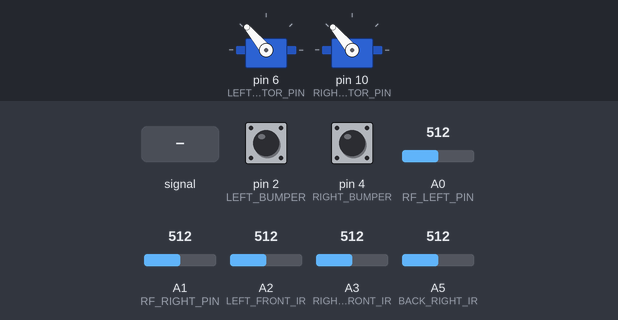
A sketch run on a simulated Arduino Uno, built with avr-gcc and run on an emulated ATmega328P. Parts: 2 × servo. The inputs (shaded band) are chosen by the test bench; at power-on: A0 (RF_LEFT_PIN) = 512, A3 (RIGHT_FRONT_IR) = 512, pin 2 (LEFT_BUMPER) LOW, pin 4 (RIGHT_BUMPER) LOW, A1 (RF_RIGHT_PIN) = 512, A2 (LEFT_FRONT_IR) = 512, A5 (BACK_RIGHT_IR) = 512.

Above: at 1.2 s.
1.3 s: A3 (RIGHT_FRONT_IR) fed a 200 Hz sine of ±255 counts around its level
At 1.6 s:
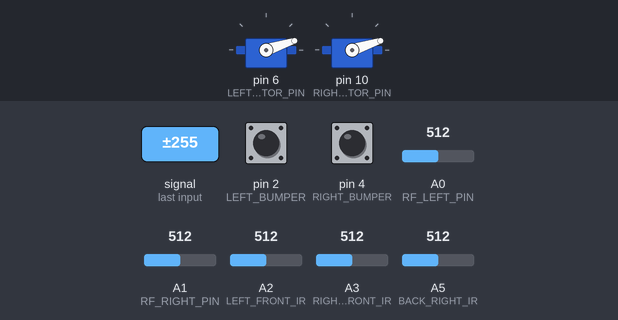
4.3 s: A0 (RF_LEFT_PIN) set to 140
7.3 s: A3 (RIGHT_FRONT_IR) set to 306
At 8.4 s:
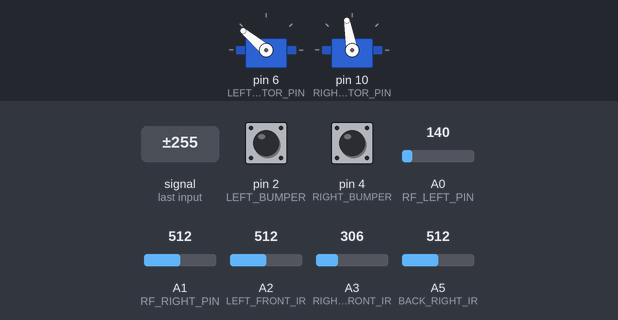
8.9 s: pin 2 (LEFT_BUMPER) pulled HIGH for 1 s
At 9.73 s:
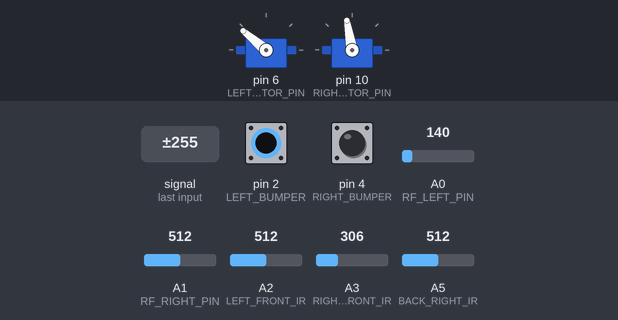
11.4 s: pin 4 (RIGHT_BUMPER) pulled HIGH for 3.2 s
At 12.39 s:
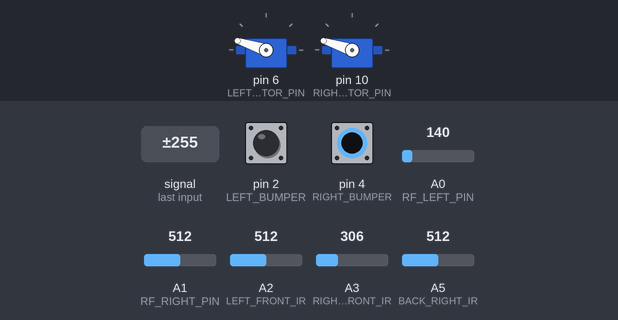
16.1 s: pin 2 (LEFT_BUMPER) pulled HIGH for 3.2 s
At 19.8 s:
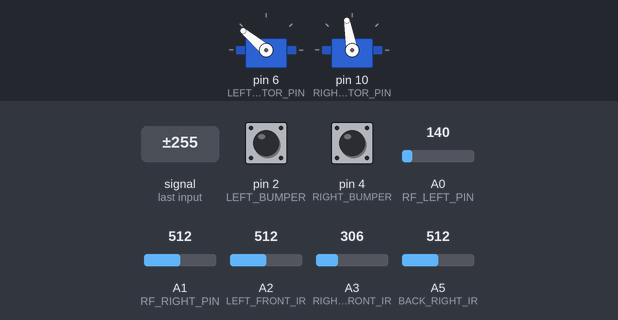
Timing chart, 0 to 21.3 s (numbered marks = the images above; inputs shaded):
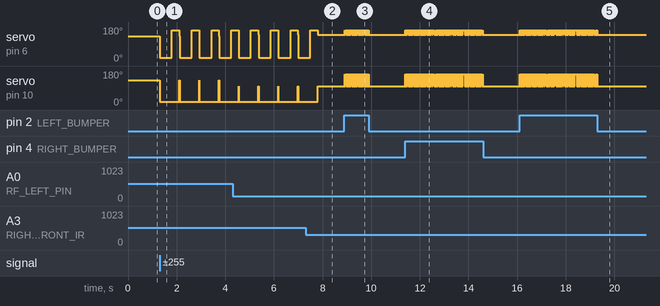

Measured:
- after the input at 1.3 s, servo on pin 6 (LEFT_MOTOR_PIN): 130° → 18° at once, then repeats every 0.81 s: 162° 0.30 s, 130° 0.01 s, 18° 0.50 s; servo on pin 10 (RIGHT_MOTOR_PIN): 130° → 18° at once
- after the input at 7.3 s, servo on pin 6 (LEFT_MOTOR_PIN): goes on until 7.8 s, then stays 140°; servo on pin 10 (RIGHT_MOTOR_PIN): goes on until 7.8 s, then stays 100°
- after the input at 8.9 s, servo on pin 6 (LEFT_MOTOR_PIN): alternates 162° for 0.02 s and 140° for 0.02 s, 46 changes in all, then stays 140°, starting at once; servo on pin 10 (RIGHT_MOTOR_PIN): alternates 162° for 0.02 s and 100° for 0.02 s, 46 changes in all, then stays 100°, starting at once
- after the input at 11.4 s, servo on pin 6 (LEFT_MOTOR_PIN): goes 53 × (162° 0.02 s, 140° 0.02 s), 162° 0.07 s, 17 × (140° 0.02 s, 162° 0.02 s), then 140°, starting at once; servo on pin 10 (RIGHT_MOTOR_PIN): goes 53 × (162° 0.02 s, 100° 0.02 s), 162° 0.07 s, 17 × (100° 0.02 s, 162° 0.02 s), then 100°, starting at once
- after the input at 16.1 s, servo on pin 6 (LEFT_MOTOR_PIN): goes 51 × (162° 0.02 s, 140° 0.02 s), 162° 0.07 s, 19 × (140° 0.02 s, 162° 0.02 s), then 140°, starting at once; servo on pin 10 (RIGHT_MOTOR_PIN): goes 51 × (162° 0.02 s, 100° 0.02 s), 162° 0.07 s, 19 × (100° 0.02 s, 162° 0.02 s), then 100°, starting at once

The sketch:

sumobot.ino
```cpp
#include <Servo.h>

#include "bumper.h"
#include "infrared.h"
#include "range_finder.h"
#include "scorpion_xl.h"

void setup()
{
  int i;
  Serial.begin(9600);
  // BUMPER
  pinMode(LEFT_BUMPER, INPUT);
  pinMode(RIGHT_BUMPER, INPUT);
  // FRONT IR
  pinMode(LEFT_FRONT_IR, INPUT);
  pinMode(RIGHT_FRONT_IR, INPUT);

  // BACK IR
  pinMode(BACK_LEFT_IR, INPUT);
  pinMode(BACK_RIGHT_IR, INPUT);

  // RANGE FINDER
  pinMode(RF_RIGHT_PIN, INPUT);
  pinMode(RF_RIGHT_PIN, INPUT);

  // SCORPION XL
  left_motor.attach(LEFT_MOTOR_PIN);
  right_motor.attach(RIGHT_MOTOR_PIN);
}

int b_left_go = 0;
int b_right_go = 0;
int ir_left_go = 0;
int ir_right_go = 0;
int ir_back_go = 0;

int b_left_stop = 0;
int b_right_stop = 0;
int ir_left_stop = 0;
int ir_right_stop = 0;
int ir_back_stop = 0;

void loop()
{
  // Sweep
  int rf_left_reading = analogRead(RF_LEFT_PIN);
  int rf_right_reading = analogRead(RF_RIGHT_PIN);
  //field_index = sweep();
  // scan_field[field_index] = analogRead(RFINDER_PIN);

  // Bumper
  if(digitalRead(LEFT_BUMPER)) b_left_go++;
  else b_left_stop++;

  if(digitalRead(RIGHT_BUMPER)) b_right_go++;
  else b_right_stop++;

  // Infrared
  if(toDigital(LEFT_FRONT_IR)) ir_left_go++;
  else ir_left_stop++;

  if(toDigital(RIGHT_FRONT_IR)) ir_right_go++;
  else ir_right_stop++;

  if(toDigital(BACK_RIGHT_IR)) ir_back_go++;
  else ir_back_stop++;

  if(toDigital(BACK_LEFT_IR)) ir_back_go++;
  else ir_back_stop++;

  if(b_left_stop > 10 || b_right_stop > 10){
    b_left_go = 0; b_left_stop = 0;
    b_right_go = 0; b_right_stop = 0;
  }

  if (ir_back_go > 2){
    ir_back_go = 0;
    push_hard();
    goto next;
  }

  if(b_left_go > 3 || b_right_go > 3){
    push_hard(); //
  }else{
    if(rf_left_reading <= 150 && rf_right_reading <= 150) circle_left(); // circle_right();
    if (rf_left_reading > 150 && rf_right_reading > 150) push();
    if(rf_left_reading > 150 && rf_right_reading <= 150) circle_right();
    if (rf_left_reading <= 150 && rf_right_reading > 150) circle_left();
}

  //return;
  //if(ir_left_stop > 10){ ir_left_go=0; ir_left_stop=0; }
  //if(ir_right_stop > 10){ ir_right_go=0; ir_right_stop=0; }
  //if(ir_back_stop > 10){ ir_back_go=0; ir_back_stop=0; }


  if (ir_left_go > 2 || ir_right_go > 2){
    if(b_left_go > 3 || b_right_go > 3) push_hard();
    else{
        ir_left_go = 0;
        ir_right_go = 0;
        spin();
      }
  }
  next: ;
}
```

bumper.h
```cpp
#define LEFT_BUMPER 2
#define RIGHT_BUMPER 4
#define DEBOUNCE_DELAY 50
```

infrared.h
```cpp
#include <Arduino.h>

//#define IR_DEBUG

#define LEFT_FRONT_IR A2
#define RIGHT_FRONT_IR A3
#define BACK_LEFT_IR A3
#define BACK_RIGHT_IR A5

#define WB_THRESHOLD 600
#define IR_DELAY 140

boolean toDigital(uint8_t pin){
  int reading = analogRead(pin);
  delayMicroseconds(IR_DELAY);
  #ifdef IR_DEBUG
    Serial.print(pin);
    Serial.print("-");
    Serial.println(reading);
  #endif
  return reading > WB_THRESHOLD;
}

int dra_field(int *vector, int v_size){
  int i;
  int acc=0;

  // Mean
  for(i=0; i<v_size; i++){
    acc += vector[i] / v_size;
  }
}
```

range_finder.h
```cpp
#include <Arduino.h>
//#include <Servo.h>

// #define RF_DEBUG
#define SERVO_DELAY 2
#define RF_LEFT_PIN A0
#define RF_RIGHT_PIN A1

/*
Servo irrf_servo;

byte pos = 0;
char incr = 1;

int scan_field[180];

int sweep()
{
  //Serial.println(pos);
  for(; pos < 180 && incr > 0;)
  {
    //Serial.println(pos);
    irrf_servo.write(pos);
    pos += incr;
    delay(SERVO_DELAY);
    return pos - incr;
  }

  if(pos == 180) incr=-1;
  //incr=-1;

  for(; pos > 0 && incr < 0;)
  {
    //Serial.println(pos);
    irrf_servo.write(pos);
    pos += incr;
    delay(SERVO_DELAY);
    return pos + incr;
  }

  if(pos == 0) incr=1;
  //incr=1;

}
*/
```

scorpion_xl.h
```cpp
#include <Servo.h>

#define PPM_MAX 180 -18
#define PPM_IDLE 90
#define PPM_SLOW 130
#define PPM_MIN 0 + 18

#define LEFT_MOTOR_PIN 6
#define RIGHT_MOTOR_PIN 10
#define MOTOR_DELAY 100

// Scorpion XL PPM Signal
Servo left_motor;
Servo right_motor;

void push(){
  left_motor.write(PPM_SLOW);
  right_motor.write(PPM_SLOW);
}

void push_hard(){
  left_motor.write(PPM_MAX);
  right_motor.write(PPM_MAX);
}

void circle_left(){
  // Reverse
  left_motor.write(140);
  right_motor.write(100);
}

void circle_right(){
  // Reverse
  left_motor.write(100);
  right_motor.write(140);
}

void spin(){
  // Reverse
  left_motor.write(PPM_MIN);
  right_motor.write(PPM_MIN);
  delay(500);

  // Reverse
  left_motor.write(PPM_MAX);
  right_motor.write(PPM_MIN);
  delay(300);
}
```
